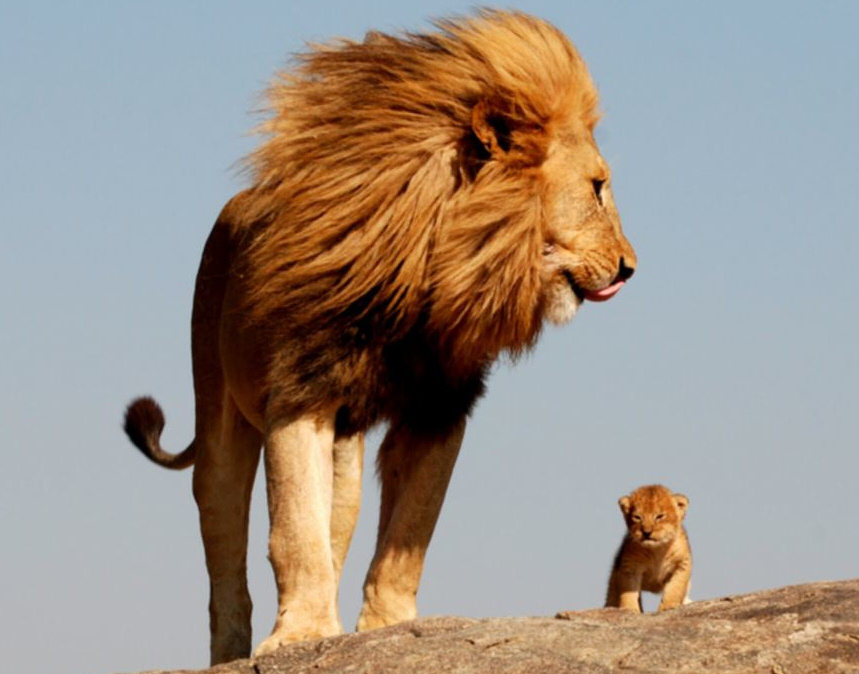
#> input picture test_images/lion.jpg, 859 x 674 px, found by its file name
$ python color_hostogram2.py
#> lines starting #> are read from the running program, lines starting #| are printed output that depends on the picture
from matplotlib import pyplot as plt
import cv2
img=cv2.imread('/home/saujanya/OCR/practice/test_images/lion.jpg')
#> img is the input picture: shape (674, 859, 3); mean B, G, R 135.7, 146.2, 157.9
cv2.imshow('Original',img)
cv2.waitKey(0)
cv2.destroyAllWindows()
chan=cv2.split(img)
fig=plt.figure()

ax=fig.add_subplot(131)
hist=cv2.calcHist([chan[0],chan[1]],[0,1],None,[32,32],[0,256,0,256])
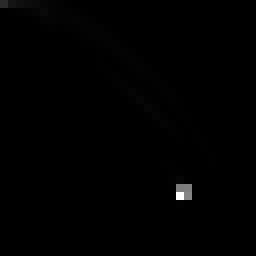
#> hist: shape (32, 32) float32 (shown 8 times larger); min 0, max 133201, mean 565.4; drawn with min black and max white
p=ax.imshow(hist,interpolation="nearest")
ax.set_title("2D plot between Blue and Green")
plt.colorbar(p)

ax=fig.add_subplot(132)
hist=cv2.calcHist([chan[1],chan[2]],[0,1],None,[32,32],[0,256,0,256])
p=ax.imshow(hist,interpolation="nearest")
ax.set_title("2D plot between Green and Red")
plt.colorbar(p)

ax=fig.add_subplot(133)
hist=cv2.calcHist([chan[0],chan[2]],[0,1],None,[32,32],[0,256,0,256])
p=ax.imshow(hist,interpolation="nearest")
ax.set_title("2D plot between Blue and Red")
plt.colorbar(p)

print("2D Histogram with shape: {}, and values: {}".format(hist.shape,hist.flatten().shape[0]))
#| 2D Histogram with shape: (32, 32), and values: 1024
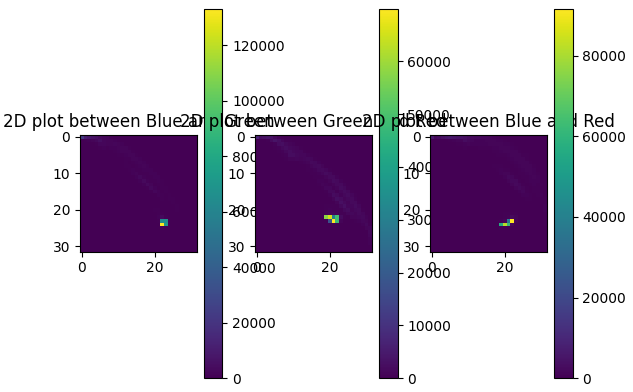
#> figure drawn by matplotlib, 6 panels
